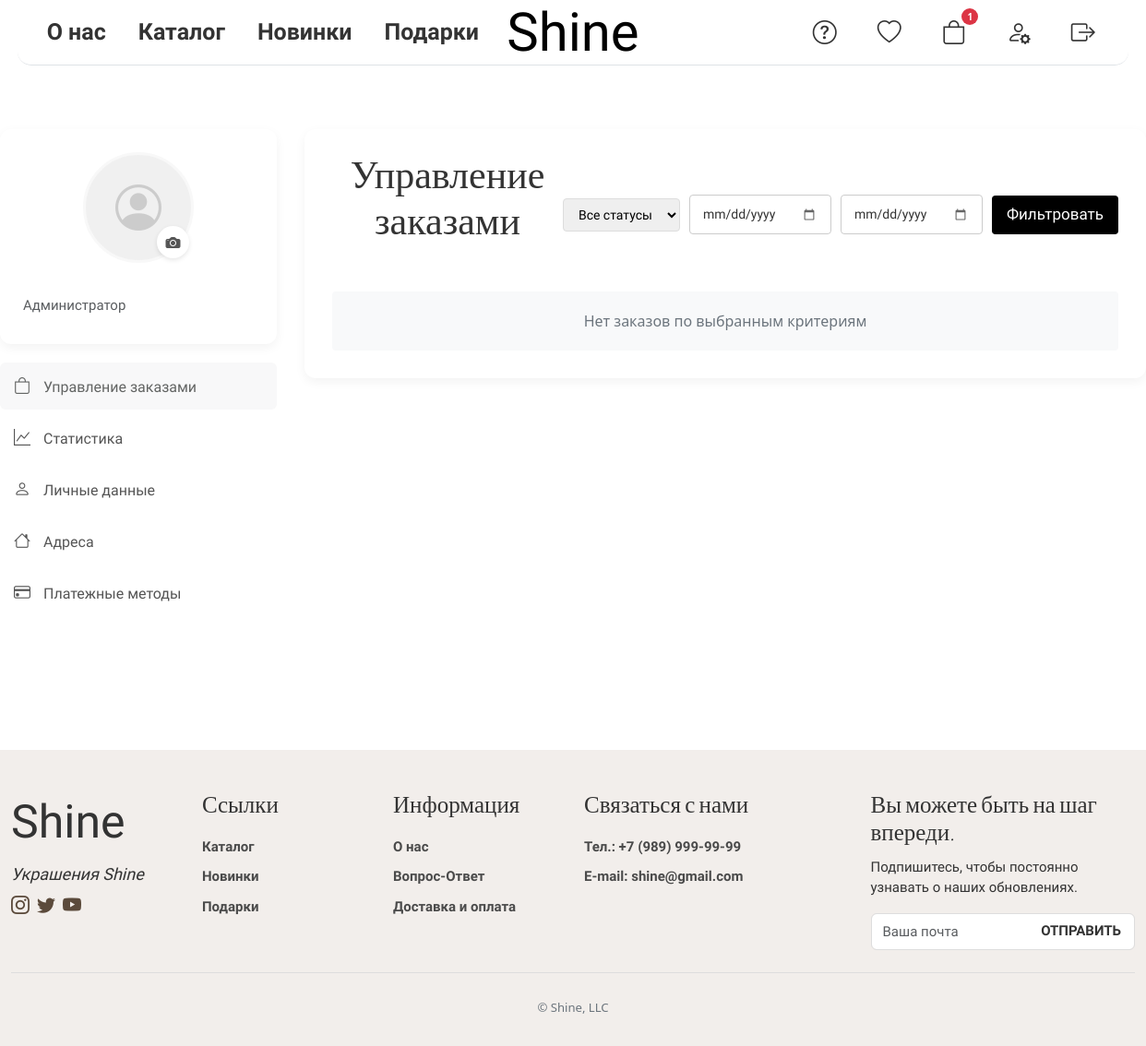
Before: /admin-panel/ (signed in) with the older database file.
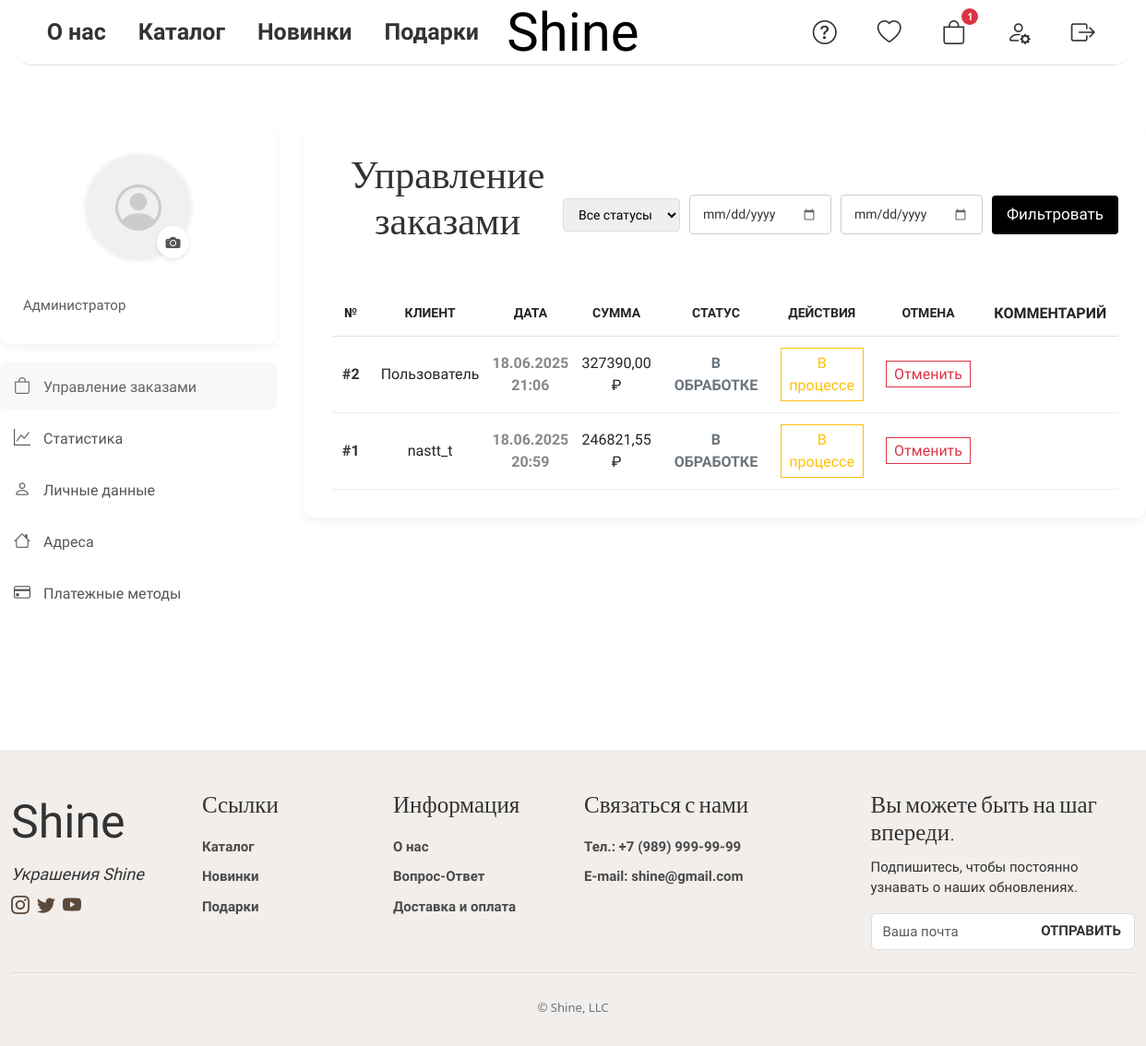
After: the same page with the newer database file.
### webapp/models.py (models this page shows, shortened)
class Order(models.Model):
    ORDER_STATUS = (
        ('pending', 'В обработке'),
        ('processing', 'В процессе'),
        ('shipped', 'Отправлен'),
        ('delivered', 'Доставлен'),
        ('cancelled', 'Отменен'),
        ('returned', 'Возвращен'),
    )
    user = models.ForeignKey(User, on_delete=models.CASCADE, related_name='orders')
    order_number = models.UUIDField(default=uuid.uuid4, editable=False, unique=True)
    order_date = models.DateTimeField(auto_now_add=True, verbose_name='Дата заказа')
    status = models.CharField(max_length=20, choices=ORDER_STATUS, default='pending', verbose_name='Статус заказа')
    shipping_address = models.ForeignKey(UserAddress, on_delete=models.SET_NULL, null=True,
                                         related_name='shipping_orders')
    billing_address = models.ForeignKey(UserAddress, on_delete=models.SET_NULL, null=True,
                                        related_name='billing_orders')
    payment_card = models.ForeignKey(PaymentCard, on_delete=models.SET_NULL, null=True, blank=True)
    delivery_date = models.DateField(null=True, blank=True, verbose_name='Дата доставки')
    delivery_time = models.CharField(max_length=50, blank=True, null=True, verbose_name='Время доставки')
    subtotal = models.DecimalField(max_digits=10, decimal_places=2, verbose_name='Сумма товаров')
    shipping_cost = models.DecimalField(max_digits=10, decimal_places=2, default=450, verbose_name='Стоимость доставки')
    discount = models.DecimalField(max_digits=10, decimal_places=2, default=0, verbose_name='Скидка')
    total = models.DecimalField(max_digits=10, decimal_places=2, verbose_name='Итоговая сумма')
    email = models.EmailField(verbose_name='Email для заказа')
    phone = models.CharField(max_length=20, verbose_name='Телефон для заказа')
    notes = models.TextField(blank=True, verbose_name='Примечания к заказу')
    tracking_number = models.CharField(max_length=100, blank=True, null=True, verbose_name='Трек-номер')
    cancellation_reason = models.TextField(blank=True, null=True, verbose_name='Причина отмены')
    class Meta:
        ordering = ['-order_date']
        verbose_name = 'Заказ'
        verbose_name_plural = 'Заказы'
    def get_available_statuses(self):
        if self.status == 'pending':
            return [('processing', 'В процессе'), ('cancelled', 'Отменен')]
        elif self.status == 'processing':
            return [('shipped', 'Отправлен'), ('cancelled', 'Отменен')]
        elif self.status == 'shipped':
            return [('delivered', 'Доставлен'), ('cancelled', 'Отменен')]
        elif self.status == 'cancelled':
            return []
        return []

### webapp/views.py (the view, shortened to what this page needs)
# urls.py: path('admin-panel/', views.panel_admina, name='panel_admina'),
@login_required
def panel_admina(request):
    if not request.user.is_superuser:
        return redirect('profile')
    active_section = request.GET.get('section', 'orders')
    status_filter = request.GET.get('status', 'all')
    date_from = request.GET.get('date_from')
    date_to = request.GET.get('date_to')
    orders = Order.objects.all().order_by('-order_date')
    if status_filter != 'all':
        orders = orders.filter(status=status_filter)
    if date_from:
        orders = orders.filter(order_date__gte=date_from)
    if date_to:
        orders = orders.filter(order_date__lte=date_to)
    total_orders = Order.objects.count()
    pending_orders = Order.objects.filter(status='pending').count()
    processing_orders = Order.objects.filter(status='processing').count()
    delivered_orders = Order.objects.filter(status='delivered').count()
    admin_info = UserInfo.objects.get_or_create(user=request.user)[0]
    admin_addresses = UserAddress.objects.filter(user=request.user)
    admin_cards = PaymentCard.objects.filter(user=request.user)
    profile_form = ProfileUpdateForm(instance=admin_info)
    address_form = AddressForm()
    card_form = PaymentCardForm()
    context = {
        'order_list': orders,
        'user_info': admin_info,
        'addresses': admin_addresses,
        'cards': admin_cards,
        'profile_form': profile_form,
        'address_form': address_form,
        'card_form': card_form,
        'status_choices': Order.ORDER_STATUS,
        'status_filter': status_filter,
        'date_from': date_from,
        'date_to': date_to,
        'total_orders': total_orders,
        'pending_orders': pending_orders,
        'processing_orders': processing_orders,
        'delivered_orders': delivered_orders,
        'active_section': active_section,
    }
    return render(request, 'panel_admina.html', context)

### webapp/context_processors.py (called while the page is built)
def cart_items_count(request):
    if request.user.is_authenticated:
        cart = Cart.objects.filter(user=request.user).first()
        return {'cart_items_count': cart.total_items if cart else 0}
    return {'cart_items_count': 0}

def wishlist_items_count(request):
    if request.user.is_authenticated:
        wishlist = Wishlist.objects.filter(user=request.user).first()
        return {'wishlist_items_count': wishlist.items.count() if wishlist else 0}
    return {'wishlist_items_count': 0}

### webapp/models.py (called while the page is built)
    @property
    def full_name(self):
        return f"{self.last_name} {self.first_name} {self.middle_name}".strip()

    @property
    def total_items(self):
        return self.items.aggregate(total=models.Sum('quantity'))['total'] or 0

### templates/panel_admina.html (shortened to what the changed rows need)
{% extends "base.html" %}
{% load static %}
{% block content %}
<div class="admin-profile-container">
    <div class="admin-profile-content">
        <section id="admin-orders" class="admin-profile-section admin-section-active">
            <div class="admin-orders-header">
                <h2 class="admin-orders-title">Управление заказами</h2>
            </div>
            {% if order_list %}
            <div class="admin-orders-table-container">
                <table class="admin-orders-table">
                    <thead class="admin-orders-thead">
                        <tr class="admin-orders-header-row">
                            <th class="admin-order-col-id">№</th>
                            <th class="admin-order-col-client">Клиент</th>
                            <th class="admin-order-col-date">Дата</th>
                            <th class="admin-order-col-amount">Сумма</th>
                            <th class="admin-order-col-status">Статус</th>
                            <th class="admin-order-col-actions">Действия</th>
                            <th class="admin-order-col-cancel">Отмена</th>
                            <th class="admin-order-col-comment">Комментарий</th>
                        </tr>
                    </thead>
                    <tbody class="admin-orders-tbody">
                        {% for order in order_list %}
                        <tr class="admin-order-row">
                            <td class="admin-order-cell-id">
                                <a href="{% url 'order_detail' order.id %}" class="admin-order-link">#{{ order.id }}</a>
                            </td>
                            <td class="admin-order-cell-client">
                                <span class="admin-order-client-name">{{ order.user.username }}</span>
                            </td>
                            <td class="admin-order-cell-date">
                                <span class="admin-order-date">{{ order.order_date|date:"d.m.Y H:i" }}</span>
                            </td>
                            <td class="admin-order-cell-amount">
                                <span class="admin-order-amount">{{ order.total }} ₽</span>
                            </td>
                            <td class="admin-order-cell-status">
                                <span class="admin-order-status-badge admin-status-{{ order.status }}">
                                    {{ order.get_status_display }}
                                </span>
                            </td>
                            <td class="admin-order-cell-actions">
                                <div class="admin-order-actions">
                                    {% for status, label in order.get_available_statuses %}
                                        {% if status != 'cancelled' %}
                                            <form method="post" action="{% url 'update_order_status' order.id status %}" class="admin-order-action-form">
                                                <button type="submit" class="admin-order-action-btn admin-action-{{ status }}">
                                                    {{ label }}
                                                </button>
                                            </form>
                                        {% endif %}
                                    {% endfor %}
                                </div>
                            </td>
                            <td class="admin-order-cell-cancel">
                                {% if order.status != 'delivered' and order.status != 'cancelled' %}
                                    <a href="{% url 'cancel_order' order.id %}" class="admin-order-cancel-btn">
                                        Отменить
                                    </a>
                                {% endif %}
                            </td>
                            <td class="admin-order-cell-comment">
                            </td>
                        </tr>
                        {% endfor %}
                    </tbody>
                </table>
            </div>
            {% else %}
            <div class="admin-orders-empty">
                <div class="admin-orders-empty-message">Нет заказов по выбранным критериям</div>
            </div>
            {% endif %}
        </section>
    </div>
</div>
{% endblock %}

Changed rows visible on the page:
added Order: id "2", user.username "Пользователь", order_date "18.06.2025 21:06", total "327390,00", status "В ОБРАБОТКЕ", get_available_statuses "В процессе", shows "Отменить"
added Order: id "1", user.username "nastt_t", order_date "18.06.2025 20:59", total "246821,55", status "В ОБРАБОТКЕ", get_available_statuses "В процессе", shows "Отменить"
Other visible differences:
text no longer shown: "Нет заказов по выбранным критериям"
text now shown: "№ КЛИЕНТ ДАТА СУММА СТАТУС ДЕЙСТВИЯ ОТМЕНА КОММЕНТАРИЙ"
